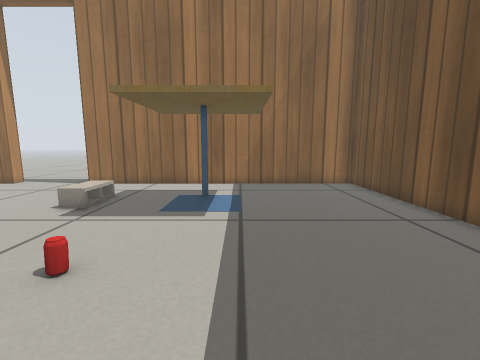
View 1 (above)

12 first-person views from a walk through a world built for the Gazebo simulator. The camera is 0.44 m above the floor, tilts 8° down and sees 90° across. Floor lines are 1 m apart. The floor is counted in squares, 0.2 m on a side. Each view is taken from the middle of a square. On the plan, view 1 faces up. The plan holds only what a view shows up to about 16 squares ahead; the rest is blank. The robots in the file are not drawn. Gazebo's built-in surfaces are drawn with simple patterns.

View 2
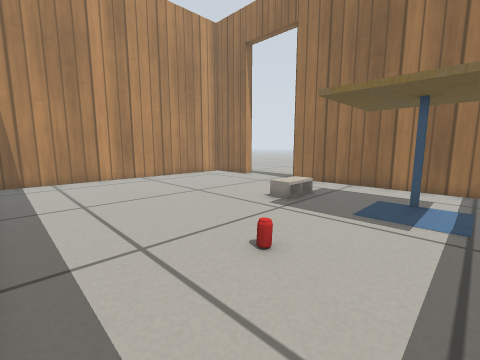

View 3
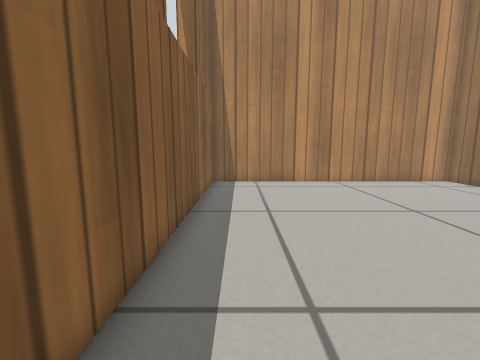

View 4
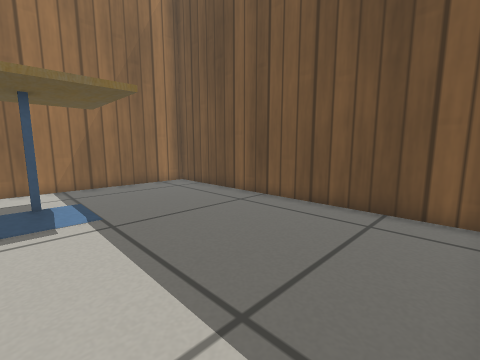

View 5
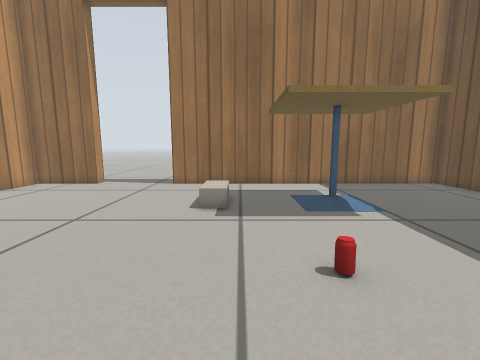

View 6
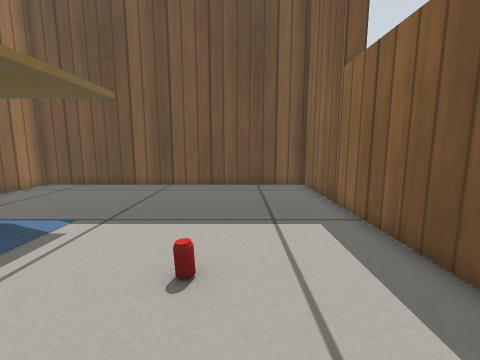

View 7
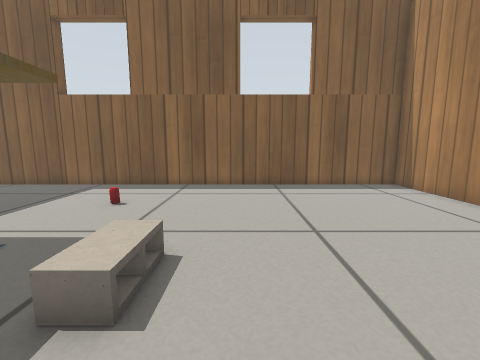

View 8
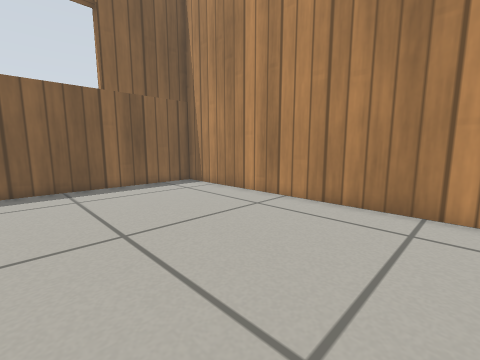

View 9
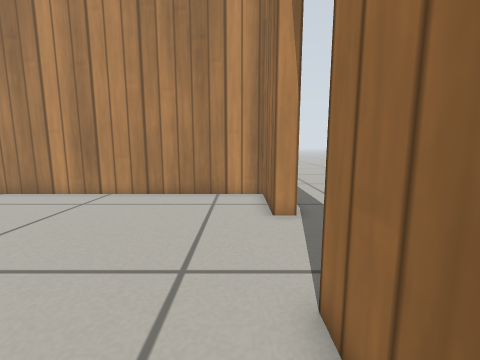

View 10
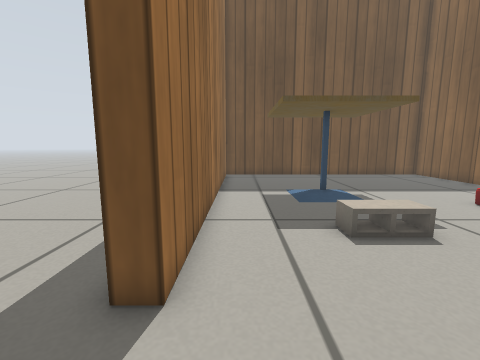

View 11
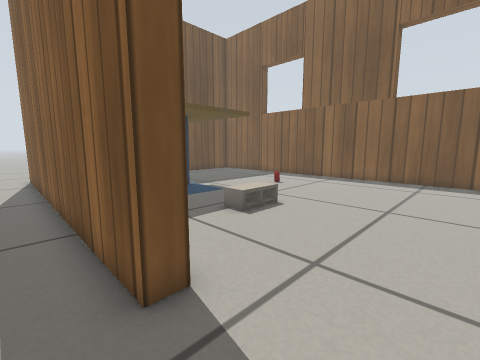

View 12
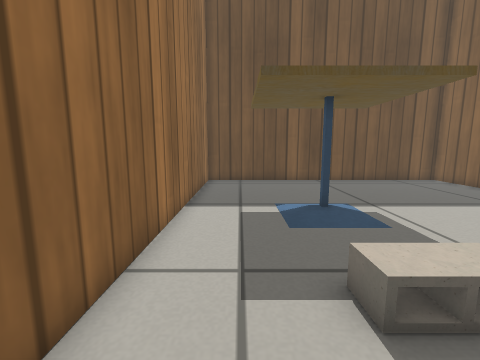

### Floor plan
Points are (right, up) in squares from view 1. A wall is a line through its corners. A room is listed if a view was taken in it or the views show most of it. See-through windows are left out.
Room 1 (views 1, 2, 3, 4, 5, 6, 7, 8, 9, 10, 12)
walls: (-13.4, 14.1) (-16.9, 14.1) (-16.9, -0.7) (6.6, -0.7) (6.6, 14.1) (-9, 14.1)
ways out: open door at (-11, 14.5) to room 2
objects: cinder block (-6, 9) to (-6, 10); drink can (-3, 4); cafe table (-1, 9)
Room 2 (view 11)
walls: (-9, 14.8) (7.4, 14.8)
ways out: open door at (-11, 14.5) to room 1; opening at (8, 16)

Positions as (right, up) in squares from view 1, and headings:
1: (0, 0), facing up
2: (0, 0), facing up-left
3: (-2, 1), facing left
4: (-2, 0), facing up-right
5: (-5, 0), facing up
6: (-7, 3), facing right
7: (-8, 13), facing down
8: (-8, 13), facing down-left
9: (-6, 13), facing left
10: (-12, 13), facing right
11: (-12, 16), facing down-right
12: (-9, 12), facing right
